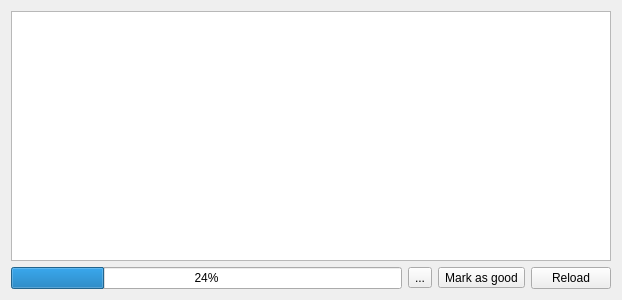
<?xml version="1.0" encoding="UTF-8"?>
<ui version="4.0">
 <class>Form</class>
 <widget class="QWidget" name="Form">
  <property name="geometry">
   <rect>
    <x>0</x>
    <y>0</y>
    <width>612</width>
    <height>300</height>
   </rect>
  </property>
  <property name="windowTitle">
   <string>Exposure list</string>
  </property>
  <property name="windowIcon">
   <iconset resource="../../resource/icons/icons.qrc">
    <normaloff>:/icons/metadata.svg</normaloff>:/icons/metadata.svg</iconset>
  </property>
  <layout class="QVBoxLayout" name="verticalLayout">
   <item>
    <widget class="QTreeView" name="treeView">
     <property name="minimumSize">
      <size>
       <width>600</width>
       <height>200</height>
      </size>
     </property>
     <property name="alternatingRowColors">
      <bool>true</bool>
     </property>
     <property name="selectionMode">
      <enum>QAbstractItemView::ExtendedSelection</enum>
     </property>
     <property name="textElideMode">
      <enum>Qt::ElideNone</enum>
     </property>
     <property name="rootIsDecorated">
      <bool>false</bool>
     </property>
     <property name="uniformRowHeights">
      <bool>true</bool>
     </property>
     <property name="allColumnsShowFocus">
      <bool>true</bool>
     </property>
    </widget>
   </item>
   <item>
    <layout class="QHBoxLayout" name="horizontalLayout">
     <item>
      <spacer name="horizontalSpacer">
       <property name="orientation">
        <enum>Qt::Horizontal</enum>
       </property>
       <property name="sizeHint" stdset="0">
        <size>
         <width>0</width>
         <height>20</height>
        </size>
       </property>
      </spacer>
     </item>
     <item>
      <widget class="QProgressBar" name="progressBar">
       <property name="sizePolicy">
        <sizepolicy hsizetype="Expanding" vsizetype="Fixed">
         <horstretch>1</horstretch>
         <verstretch>0</verstretch>
        </sizepolicy>
       </property>
       <property name="value">
        <number>24</number>
       </property>
      </widget>
     </item>
     <item>
      <widget class="QToolButton" name="markBadToolButton">
       <property name="toolTip">
        <string>Mark the selected exposure(s) as bad (i.e. outliers)</string>
       </property>
       <property name="text">
        <string>...</string>
       </property>
       <property name="icon">
        <iconset resource="../../resource/icons/icons.qrc">
         <normaloff>:/icons/bad.svg</normaloff>:/icons/bad.svg</iconset>
       </property>
      </widget>
     </item>
     <item>
      <widget class="QToolButton" name="markGoodToolButton">
       <property name="toolTip">
        <string>Mark the selected exposures as good</string>
       </property>
       <property name="text">
        <string>Mark as good</string>
       </property>
       <property name="icon">
        <iconset resource="../../resource/icons/icons.qrc">
         <normaloff>:/icons/good.svg</normaloff>:/icons/good.svg</iconset>
       </property>
      </widget>
     </item>
     <item>
      <widget class="QPushButton" name="reloadPushButton">
       <property name="text">
        <string>Reload</string>
       </property>
       <property name="icon">
        <iconset resource="../../resource/icons/icons.qrc">
         <normaloff>:/icons/start.svg</normaloff>:/icons/start.svg</iconset>
       </property>
      </widget>
     </item>
    </layout>
   </item>
  </layout>
 </widget>
 <tabstops>
  <tabstop>treeView</tabstop>
  <tabstop>markBadToolButton</tabstop>
  <tabstop>markGoodToolButton</tabstop>
  <tabstop>reloadPushButton</tabstop>
 </tabstops>
 <resources>
  <include location="../../resource/icons/icons.qrc"/>
 </resources>
 <connections/>
</ui>
